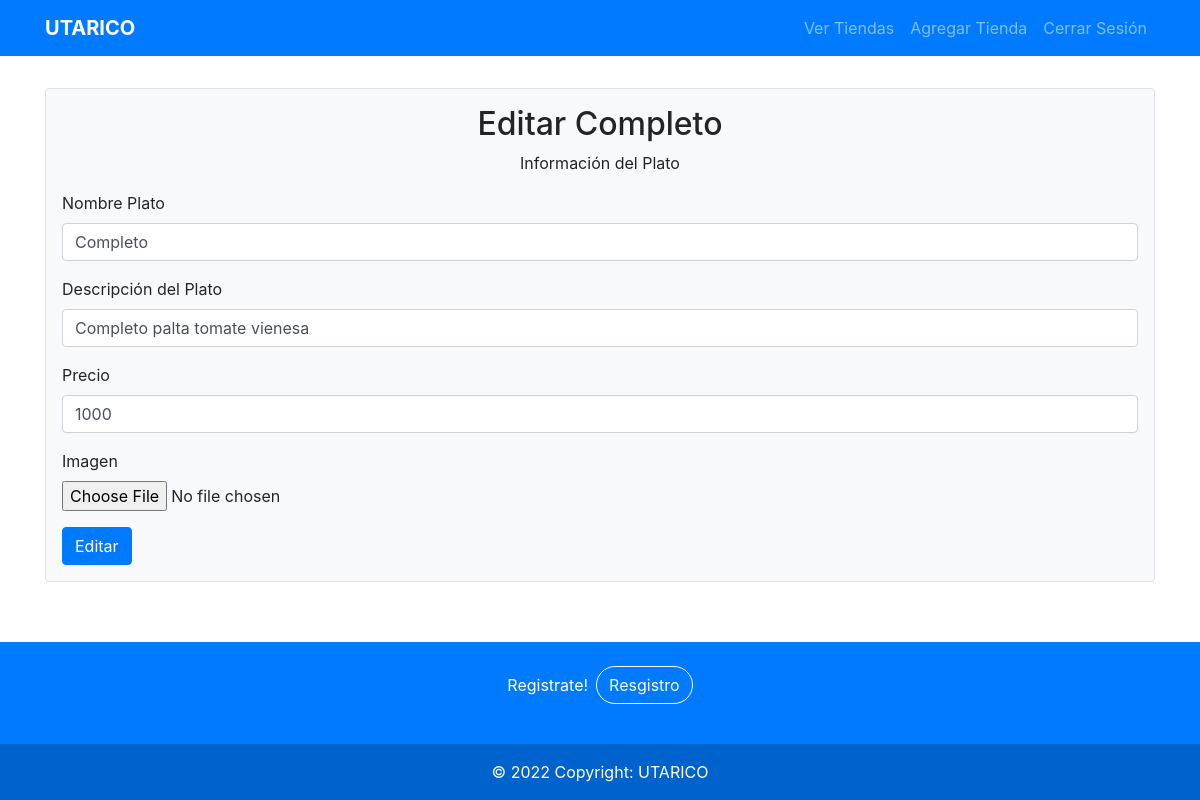
The app's page /resources/php/dish/dish_edit_form.php?id=25 with its own data.
### tables this page shows
CREATE TABLE `platos` (
  `idPlato` int(11) NOT NULL,
  `nombrePlato` varchar(100) NOT NULL,
  `descripcionPlato` text NOT NULL,
  `imagenPlato` varchar(150) NOT NULL,
  `precioPlato` int(11) NOT NULL,
  `idUbicaciones` int(11) NOT NULL
);

### resources/php/dish/dish_edit_form.php (the view, shortened to what this page needs)
<!DOCTYPE html>
<html lang="en">
<head>
    <link rel="stylesheet" href="https://cdn.jsdelivr.net/npm/bootstrap@4.6.1/dist/css/bootstrap.min.css">
    <link type="text/css" rel="stylesheet" href="../../css/estilo.css">
</head>
<body>
    <?php
        include("../conexion.php");
        $ID = $_SESSION['id'];
        $id= $_GET['id'];
        $mostrar_plato = "SELECT idPlato, nombrePlato, descripcionPlato, imagenPlato, precioPlato FROM proyecto.platos WHERE idPlato = $id";
        $platos = $conn->query($mostrar_plato);
        foreach ($platos as $plato_array) {
        }
    ?>
    <nav class="navbar navbar-dark bg-primary navbar-expand-md col-12">
        <div class="container">
            <a href="../admin/admin_main_dashboard.php" class="navbar-brand">
                <strong>UTARICO</strong>
            </a>
            <div class="collapse navbar-collapse" id="menu-principal">
                <ul class="navbar-nav ml-auto">
                <li class="nav-item"><a href="../admin/admin_vendor_dashboard.php" class="nav-link">Ver Tiendas</a></li>
                <li class="nav-item"><a href="../vendor/vendor_register_form.php?id='<?php echo $ID; ?>'" class="nav-link">Agregar Tienda</a></li>
                <li class="nav-item"><a href="../admin/admin_logout.php" class="nav-link">Cerrar Sesión</a></li>
                </ul>
            </div>
        </div>
    </nav>
    <section class="container mt-3">
        <div class="row justify-content-center">
            <div class="col-12">
                <form action="dish_edit_trigger.php" class="form-signin bg-light my-3 p-3 border rounded" method="post" enctype="multipart/form-data">
                    <div class="text-center">
                        <h2>Editar <?php echo $plato_array['nombrePlato']?></h2>
                        <p class="hint-text">Información del Plato</p>
                    </div>
                    <div class="form-group">
                        <label for="nombrePlato">Nombre Plato</label>
                        <input type="text" class="form-control" name="nombrePlato" id="nombrePlato" placeholder="Nombre de la Tienda" value="<?php echo $plato_array['nombrePlato']?>" required>
                    </div>
                    <div class="form-group">
                        <label for="descripcion">Descripción del Plato</label>
                        <input type="textarea" class="form-control" name="descripcionPlato" id="descripcionPlato" placeholder="Descripción del Plato" value="<?php echo $plato_array['descripcionPlato']?>" required>
                    </div>
                    <div class="form-group">
                        <label for="nombreTienda">Precio</label>
                        <input type="text" class="form-control" name="precioPlato" id="precioPlato" placeholder="Precio del Plato" value="<?php echo $plato_array['precioPlato']?>" required>
                    </div>
                    <div class="form-group">
                        <label for="imagen">Imagen</label>
                        <input type="file" class="form-control-file" name="imagenPlato" id="imagenPlato"/>
                    </div>
                    <button type="submit" name="accion" value="editar" class="btn btn-primary">Editar</button>
                </form>
            </div>
        </div>
    </section>
    <footer class="text-center text-white bg-primary">
        <div class="container p-4 pb-0">
            <section class="">
                <p class="d-flex justify-content-center align-items-center">
                <span class="me-3">Registrate!</span>
                <button type="button" class="btn btn-outline-light rounded-pill ml-2">
                    Resgistro
                </button>
                </p>
            </section>
        </div>
        <div class="text-center p-3" style="background-color: rgba(0, 0, 0, 0.2);">
        © 2022 Copyright: UTARICO
        </div>
    </footer>
</body>
</html>

### resources/css/estilo.css (style rules this page uses)
html { height: 100%; }
body { margin: 0; padding: 0; display: flex; flex-direction: column; min-height: 100vh; }
section { height: 100%; }
footer { margin-top: auto; }

### records on screen
platos: nombrePlato "Completo", descripcionPlato "Completo palta tomate vienesa", precioPlato "1000"
